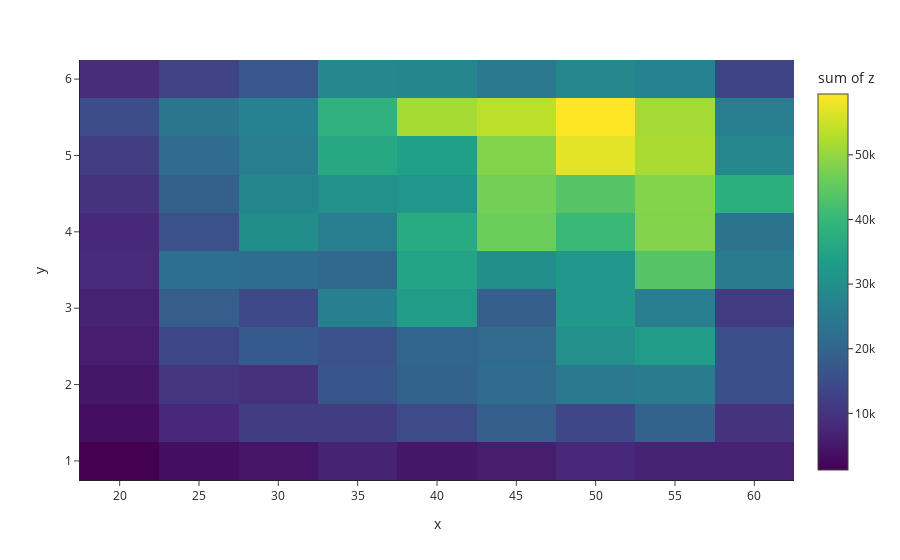

Notebook code for this chart:
### Code cell
px.density_heatmap(x = X1[10000:], y = X2[10000:], z = Y[10000:], template = 'simple_white')

### Figure 1 — Plotly figure (JSON) as saved in the notebook; plotly's stock layout.template omitted (floating-point values rounded to 4 significant figures; data arrays with more than 128 entries replaced by an {"elided": "..."} marker saying what was removed)
{"data": [{"coloraxis": "coloraxis", "histfunc": "sum", "hovertemplate": "x=%{x}<br>y=%{y}<br>sum of z=%{z}<extra></extra>", "name": "", "type": "histogram2d", "x": {"elided": "5000 float values"}, "xaxis": "x", "xbingroup": "x", "y": {"elided": "5000 float values"}, "yaxis": "y", "ybingroup": "y", "z": {"elided": "5000 float values"}}], "layout": {"autosize": true, "coloraxis": {"colorbar": {"title": {"text": "sum of z"}}, "colorscale": [[0, "#440154"], [0.1111, "#482878"], [0.2222, "#3e4989"], [0.3333, "#31688e"], [0.4444, "#26828e"], [0.5556, "#1f9e89"], [0.6667, "#35b779"], [0.7778, "#6ece58"], [0.8889, "#b5de2b"], [1, "#fde725"]]}, "legend": {"tracegroupgap": 0}, "margin": {"t": 60}, "xaxis": {"anchor": "y", "autorange": true, "domain": [0, 1], "range": [17.5, 62.5], "title": {"text": "x"}, "type": "linear"}, "yaxis": {"anchor": "x", "autorange": true, "domain": [0, 1], "range": [0.75, 6.25], "title": {"text": "y"}, "type": "linear"}}}
